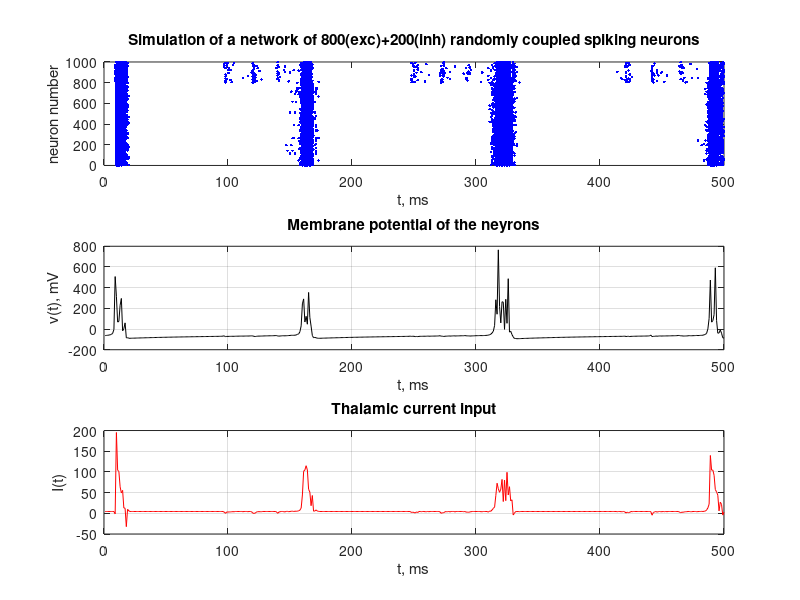

Recreate this plot in MATLAB.
% Simple network of leaky quadratic IAF-neurons (u,v) based on [net.m, Izhikevich]
% 1000 = 800 excitatory + 200 inhibitory neurons\
% u = membrane potential of the neyron
% v = membrane recovery

clear all;
clc;

% Excitatory neurons    Inhibitory neurons
Ne=800;                 Ni=200;
re=rand(Ne,1);          ri=rand(Ni,1);
a=[0.02*ones(Ne,1);     0.02+0.08*ri];
b=[0.2*ones(Ne,1);      0.25-0.05*ri];
c=[-65+15*re.^2;        -65*ones(Ni,1)];
d=[8-6*re.^2;           2*ones(Ni,1)];
S=[0.5*rand(Ne+Ni,Ne),  -rand(Ne+Ni,Ni)]; % synaptic connections pattern

v=-65*ones(Ne+Ni,1);    % Initial values of v
u=b.*v;                 % Initial values of u
firings=[];             % spike timings

t_max = 500;           % simulation time in [ms]

I_t = zeros(t_max, 1); % I of t
v_t = zeros(t_max, 1); % v of t
t_t = 1:t_max; % time

for t = 1:t_max
    %I = [5*randn(Ne,1); 2*randn(Ni,1)]; % random thalamic input
    I = [5*ones(Ne,1); 2*ones(Ni,1)]; % constant thalamic input
    
    fired = find(v >= 30);    % indices of spikes
    firings = [firings; t + 0 * fired, fired];
    v(fired) = c(fired);
    u(fired) = u(fired) + d(fired);
    
    I = I + sum(S(:, fired), 2);
    v = v + 0.5*(0.04*v.^2+5*v+140-u+I); % step 0.5 ms
    v = v + 0.5*(0.04*v.^2+5*v+140-u+I); % for numerical
    u = u + a.*(b.*v-u);                 % stability
    
    % save
    I_t(t, 1) = sum(I) ./ (Ne + Ni);
    v_t(t, 1) = sum(v) ./ (Ne + Ni);
    
    %   I_t(t, 1) = I(1,1);
    %   v_t(t, 1) = v(1,1);
end;

test = [1; 2]; % 2 rows, 1 column
test2 = [1, 2]; % 1 row, 2 columns

subplot(3, 1, 1)
plot(firings(:,1), firings(:,2), '.b');
title('Simulation of a network of 800(exc)+200(inh) randomly coupled spiking neurons');
xlabel('t, ms');
ylabel('neuron number');
grid off

subplot(3, 1, 2)
plot(t_t, v_t, 'k');
title('Membrane potential of the neyrons');
xlabel('t, ms');
ylabel('v(t), mV');
grid on

subplot(3, 1, 3)
plot(t_t, I_t, 'r');
title('Thalamic current input');
xlabel('t, ms');
ylabel('I(t)');
grid on